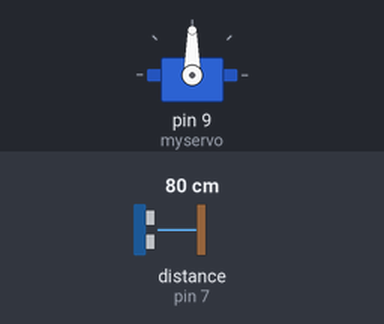
Simulated run of this sketch. Board: Arduino Uno, built with avr-gcc and run on an emulated ATmega328P. On the bench: servo. Wiring (inferred from the names in the program): ultrasonic range finder: trigger pin 8; echo pin 7. The inputs (shaded band) are chosen by the test bench; at power-on: distance to the obstacle (sensor on pin 7) 80 cm. The echo pulse lasts 58.3 µs per cm; what the sketch prints to the serial monitor is not drawn.

Above: at 1.2 s.
1.3 s: distance to the obstacle (sensor on pin 7) set to 19 cm
2.8 s: distance to the obstacle (sensor on pin 7) set to 15 cm
At 3.8 s:
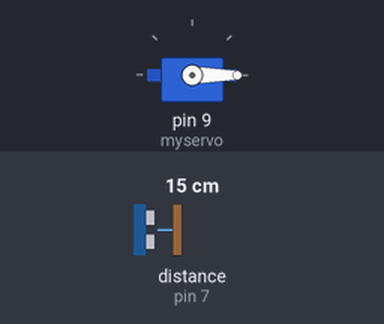
4.3 s: distance to the obstacle (sensor on pin 7) set to 18 cm
At 4.9 s:
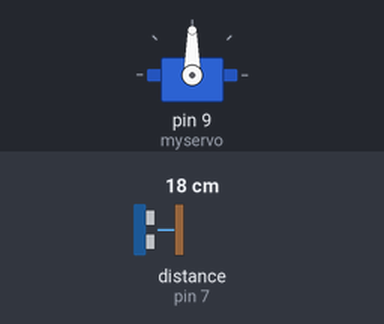
7.3 s: distance to the obstacle (sensor on pin 7) set to 12 cm
At 8.4 s:
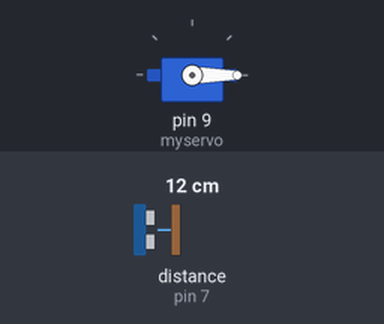
Timing chart, 0 to 10.3 s (numbered marks = the images above; inputs shaded):
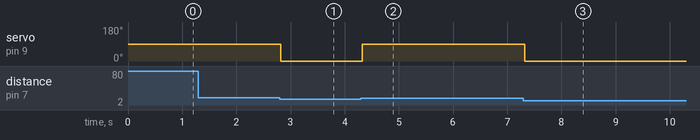

Measured:
- the behaviour switches between 17 and 16 cm on distance to the obstacle (sensor on pin 7) (found by bisection; images 0 and 1)
- after the input at 2.8 s, servo on pin 9 (myservo): 90° → 0° at once
- after the input at 4.3 s, servo on pin 9 (myservo): 0° → 90° at once
- after the input at 7.3 s, servo on pin 9 (myservo): 90° → 0° at once

The sketch:

echo_sensor.ino
```cpp
// defines pins numbers
const int trigPin = 8;
const int echoPin = 7;
#include <Servo.h>

// defines variables
long duration;
int distance;

Servo myservo;
//Servo myservo2;

void setup()
{
pinMode(trigPin, OUTPUT); // Sets the trigPin as an Output
pinMode(echoPin, INPUT); // Sets the echoPin as an Input
Serial.begin(9600); // Starts the serial communication
myservo.attach(9);
//myservo2.attach(5);
}

void loop()
{

// Clears the trigPin
digitalWrite(trigPin, LOW);
delayMicroseconds(2);

// Sets the trigPin on HIGH state for 10 micro seconds
digitalWrite(trigPin, HIGH);
delayMicroseconds(10);
digitalWrite(trigPin, LOW);

// Reads the echoPin, returns the sound wave travel time in microseconds
duration = pulseIn(echoPin, HIGH);

// Calculating the distance
distance = duration*0.034/2;

// Prints the distance on the Serial Monitor
Serial.print("Distance: ");
Serial.println(distance);

myservo.write(90);
//myservo2.write(0);

delay(2);

if (distance<=15)
{
  myservo.write(0);
  //myservo2.write(70);
}

}
```
